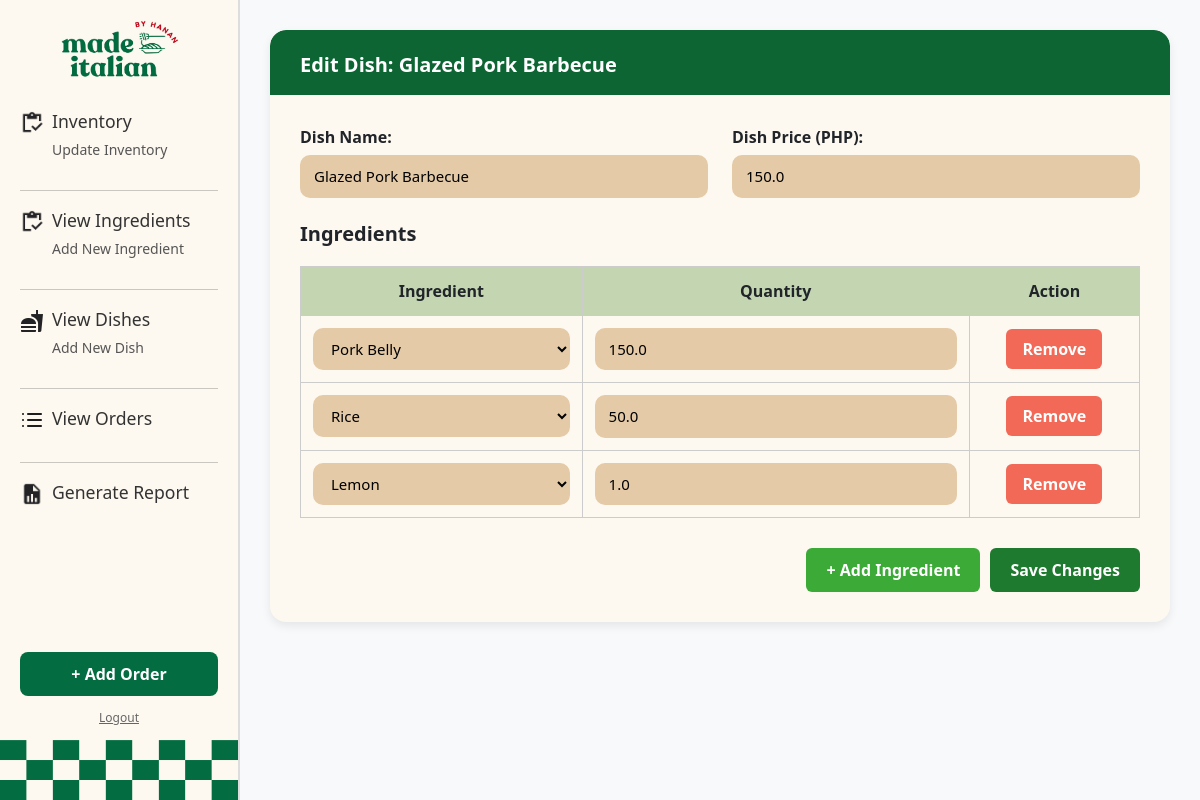
/edit_dish/1/ (signed in), run on the app's committed database.
### hananApp/models.py (models this page shows, shortened)
class Dish(models.Model):
    id = models.BigAutoField(primary_key=True)
    name = models.CharField(max_length=255)
    price = models.FloatField()

class RecipeDetails(models.Model):
    id = models.BigAutoField(primary_key=True)
    dish = models.ForeignKey(Dish, on_delete=models.CASCADE)
    ingredient = models.ForeignKey(Ingredient, on_delete=models.CASCADE)
    quantity_used = models.FloatField()

class Ingredient(models.Model):
    PRIORITIES = [
        (1, 'High'),
        (2, 'Medium'),
        (3, 'Low')
    ]
    UNITS = [
        ('g', 'Grams'),
        ('pcs', 'Pieces')
    ]
    name = models.CharField(max_length=255)
    id = models.BigAutoField(primary_key=True)
    min_threshold = models.FloatField()
    quantity = models.FloatField()
    priority = models.IntegerField(choices=PRIORITIES)
    unit = models.CharField(max_length=10,choices=UNITS)
    price_per_unit = models.FloatField()

### hananApp/views.py (the view, shortened to what this page needs)
# urls.py: path('edit_dish/<int:dish_id>/', views.edit_dish, name='edit_dish'),
def edit_dish(request, dish_id):
    logger.info("Entered view: edit_dish")
    dish = get_object_or_404(Dish, id=dish_id)
    ingredients = Ingredient.objects.all()
    return render(request, 'hananApp/edit_dish.html', {
        'dish': dish,
        'ingredients': ingredients
    })

### hananApp/templates/hananApp/edit_dish.html (shortened to what this page needs)
{% extends 'hananApp/base.html' %}
{% block content %}
<div class="dish-box">
    <div class="dish-header">Edit Dish: {{ dish.name }}</div>
    <form method="POST">
        <div class="dish-body">
            <div class="row mb-4">
                <div class="col-md-6">
                    <label for="name">Dish Name:</label>
                    <input type="text" name="name" value="{{ dish.name }}" required />
                </div>
                <div class="col-md-6">
                    <label for="price">Dish Price (PHP):</label>
                    <input type="number" name="price" step="0.01" min="0" value="{{ dish.price }}" required />
                </div>
            </div>
            <h5 style="font-weight: bold;">Ingredients</h5>
            <table id="ingredients-table">
                <thead>
                    <tr>
                        <th>Ingredient</th>
                        <th>Quantity</th>
                        <th>Action</th>
                    </tr>
                </thead>
                <tbody>
                    {% for recipe in dish.recipedetails_set.all %}
                    <tr>
                        <td>
                            <select name="ingredient_{{ forloop.counter }}" required>
                                {% for ingredient in ingredients %}
                                    <option value="{{ ingredient.id }}" {% if recipe.ingredient.id == ingredient.id %}selected{% endif %}>
                                        {{ ingredient.name }}
                                    </option>
                                {% endfor %}
                            </select>
                        </td>
                        <td>
                            <input type="number" name="quantity_{{ forloop.counter }}" value="{{ recipe.quantity_used }}" min="1" required />
                        </td>
                        <td>
                            <button type="button" class="btn btn-danger remove-row">Remove</button>
                        </td>
                    </tr>
                    {% endfor %}
                </tbody>
            </table>
            <div class="form-buttons">
                <button type="button" class="btn btn-success" id="add-ingredient-row">+ Add Ingredient</button>
                <button type="submit" class="btn btn-primary">Save Changes</button>
            </div>
        </div>
    </form>
</div>
{% endblock %}

### hananApp/templates/hananApp/edit_dish.html (style rules this page uses)
.dish-box { background-color: #fdf9f0; border-radius: 16px; box-shadow: 0 4px 10px rgba(0,0,0,0.08); overflow: hidden; margin-bottom: 30px; }
.dish-header { background-color: #0c6533; color: white; padding: 20px 30px 15px; font-size: 20px; font-weight: bold; border-top-left-radius: 16px; border-top-right-radius: 16px; }
.dish-body { padding: 30px; }
.dish-body label { font-weight: bold; margin-bottom: 6px; }
.dish-body input[type="text"], .dish-body input[type="number"], .dish-body select { background-color: #e4caa7; border: none; border-radius: 10px; padding: 10px 14px; font-size: 15px; width: 100%; }
table { width: 100%; margin-top: 20px; border-collapse: collapse; }
th, td { border: 1px solid #ccc; padding: 12px; text-align: center; }
th { background-color: #c3d6b1; }
td { background-color: #fdf9f0; }
.form-buttons { margin-top: 30px; display: flex; justify-content: flex-end; gap: 10px; }
.btn-success { background-color: #3caa37; border: none; color: white; padding: 10px 20px; border-radius: 6px; font-weight: bold; }
.btn-primary { background-color: #1e7a2e; border: none; color: white; padding: 10px 20px; border-radius: 6px; font-weight: bold; }
.btn-danger { background-color: #f26957; border: none; color: white; padding: 8px 16px; border-radius: 6px; font-weight: bold; }

### data on the page
Dish: name "Glazed Pork Barbecue", price "150.0"
RecipeDetails: ingredient_1 "Pork Belly", quantity_1 "150.0"
RecipeDetails: ingredient_2 "Rice", quantity_2 "50.0"
RecipeDetails: ingredient.name "Lemon", quantity_used "1.0"
